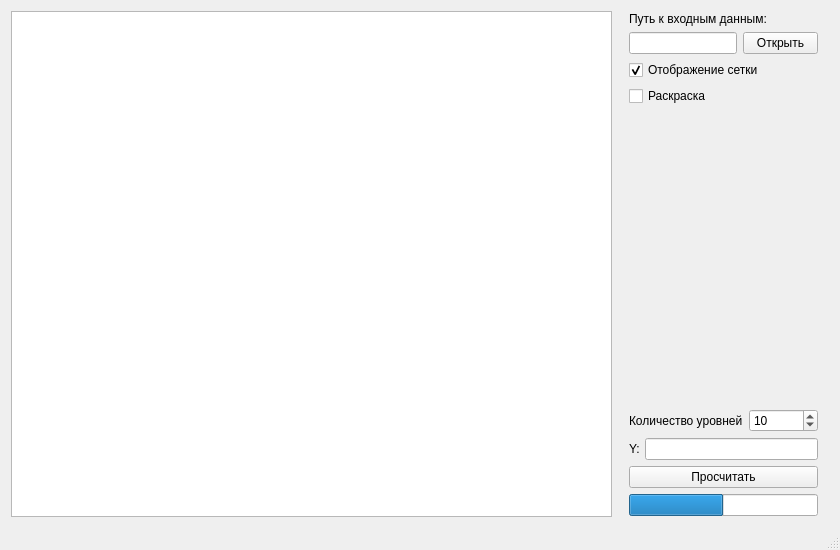
<?xml version="1.0" encoding="UTF-8"?>
<ui version="4.0">
 <class>MainWindow</class>
 <widget class="QMainWindow" name="MainWindow">
  <property name="geometry">
   <rect>
    <x>0</x>
    <y>0</y>
    <width>840</width>
    <height>550</height>
   </rect>
  </property>
  <property name="windowTitle">
   <string>MainWindow</string>
  </property>
  <widget class="QWidget" name="centralWidget">
   <layout class="QHBoxLayout" name="horizontalLayout_4">
    <item>
     <widget class="QGraphicsView" name="graphicsView">
      <property name="whatsThis">
       <string>&lt;html&gt;&lt;head/&gt;&lt;body&gt;&lt;p&gt;Поле вывода отрисовки&lt;/p&gt;&lt;/body&gt;&lt;/html&gt;</string>
      </property>
      <property name="verticalScrollBarPolicy">
       <enum>Qt::ScrollBarAlwaysOff</enum>
      </property>
      <property name="horizontalScrollBarPolicy">
       <enum>Qt::ScrollBarAlwaysOff</enum>
      </property>
      <property name="renderHints">
       <set>QPainter::Antialiasing|QPainter::HighQualityAntialiasing|QPainter::SmoothPixmapTransform|QPainter::TextAntialiasing</set>
      </property>
      <property name="dragMode">
       <enum>QGraphicsView::ScrollHandDrag</enum>
      </property>
      <property name="transformationAnchor">
       <enum>QGraphicsView::AnchorUnderMouse</enum>
      </property>
      <property name="resizeAnchor">
       <enum>QGraphicsView::AnchorUnderMouse</enum>
      </property>
      <property name="viewportUpdateMode">
       <enum>QGraphicsView::SmartViewportUpdate</enum>
      </property>
     </widget>
    </item>
    <item>
     <widget class="QWidget" name="widget" native="true">
      <property name="sizePolicy">
       <sizepolicy hsizetype="Fixed" vsizetype="Preferred">
        <horstretch>0</horstretch>
        <verstretch>0</verstretch>
       </sizepolicy>
      </property>
      <layout class="QVBoxLayout" name="verticalLayout_4">
       <property name="spacing">
        <number>6</number>
       </property>
       <property name="topMargin">
        <number>1</number>
       </property>
       <property name="bottomMargin">
        <number>1</number>
       </property>
       <item>
        <layout class="QVBoxLayout" name="verticalLayout_2">
         <item>
          <widget class="QLabel" name="label">
           <property name="maximumSize">
            <size>
             <width>205</width>
             <height>16777215</height>
            </size>
           </property>
           <property name="text">
            <string>Путь к входным данным:</string>
           </property>
          </widget>
         </item>
         <item>
          <layout class="QHBoxLayout" name="horizontalLayout_3">
           <item>
            <widget class="QLineEdit" name="lineEdit">
             <property name="maximumSize">
              <size>
               <width>122</width>
               <height>16777215</height>
              </size>
             </property>
             <property name="whatsThis">
              <string>&lt;html&gt;&lt;head/&gt;&lt;body&gt;&lt;p&gt;Путь&lt;/p&gt;&lt;/body&gt;&lt;/html&gt;</string>
             </property>
            </widget>
           </item>
           <item>
            <widget class="QPushButton" name="pushButton_2">
             <property name="maximumSize">
              <size>
               <width>75</width>
               <height>16777215</height>
              </size>
             </property>
             <property name="text">
              <string>Открыть</string>
             </property>
            </widget>
           </item>
          </layout>
         </item>
        </layout>
       </item>
       <item>
        <widget class="QCheckBox" name="checkBox">
         <property name="text">
          <string>Отображение сетки</string>
         </property>
         <property name="checked">
          <bool>true</bool>
         </property>
        </widget>
       </item>
       <item>
        <widget class="QCheckBox" name="checkBox_2">
         <property name="text">
          <string>Раскраска</string>
         </property>
         <property name="checked">
          <bool>false</bool>
         </property>
        </widget>
       </item>
       <item>
        <spacer name="verticalSpacer">
         <property name="orientation">
          <enum>Qt::Vertical</enum>
         </property>
         <property name="sizeHint" stdset="0">
          <size>
           <width>20</width>
           <height>40</height>
          </size>
         </property>
        </spacer>
       </item>
       <item>
        <layout class="QVBoxLayout" name="verticalLayout_3">
         <item>
          <layout class="QVBoxLayout" name="verticalLayout">
           <item>
            <layout class="QHBoxLayout" name="horizontalLayout">
             <property name="spacing">
              <number>6</number>
             </property>
             <item>
              <widget class="QLabel" name="label_2">
               <property name="text">
                <string>Количество уровней</string>
               </property>
              </widget>
             </item>
             <item>
              <widget class="QSpinBox" name="spinBox">
               <property name="value">
                <number>10</number>
               </property>
              </widget>
             </item>
            </layout>
           </item>
           <item>
            <layout class="QHBoxLayout" name="horizontalLayout_2">
             <item>
              <widget class="QLabel" name="label_3">
               <property name="maximumSize">
                <size>
                 <width>10</width>
                 <height>16777215</height>
                </size>
               </property>
               <property name="text">
                <string>Y:</string>
               </property>
              </widget>
             </item>
             <item>
              <widget class="QLineEdit" name="lineEdit_3">
               <property name="maximumSize">
                <size>
                 <width>185</width>
                 <height>16777215</height>
                </size>
               </property>
              </widget>
             </item>
            </layout>
           </item>
           <item>
            <widget class="QPushButton" name="pushButton">
             <property name="maximumSize">
              <size>
               <width>203</width>
               <height>16777215</height>
              </size>
             </property>
             <property name="text">
              <string>Просчитать</string>
             </property>
            </widget>
           </item>
          </layout>
         </item>
         <item>
          <widget class="QProgressBar" name="progressBar">
           <property name="maximumSize">
            <size>
             <width>205</width>
             <height>16777215</height>
            </size>
           </property>
           <property name="whatsThis">
            <string>&lt;html&gt;&lt;head/&gt;&lt;body&gt;&lt;p&gt;Текущий прогресс&lt;/p&gt;&lt;/body&gt;&lt;/html&gt;</string>
           </property>
           <property name="value">
            <number>50</number>
           </property>
           <property name="textVisible">
            <bool>false</bool>
           </property>
           <property name="orientation">
            <enum>Qt::Horizontal</enum>
           </property>
           <property name="format">
            <string>%p%</string>
           </property>
          </widget>
         </item>
        </layout>
       </item>
      </layout>
     </widget>
    </item>
   </layout>
  </widget>
  <widget class="QStatusBar" name="statusBar"/>
 </widget>
 <layoutdefault spacing="6" margin="11"/>
 <resources/>
 <connections/>
</ui>
